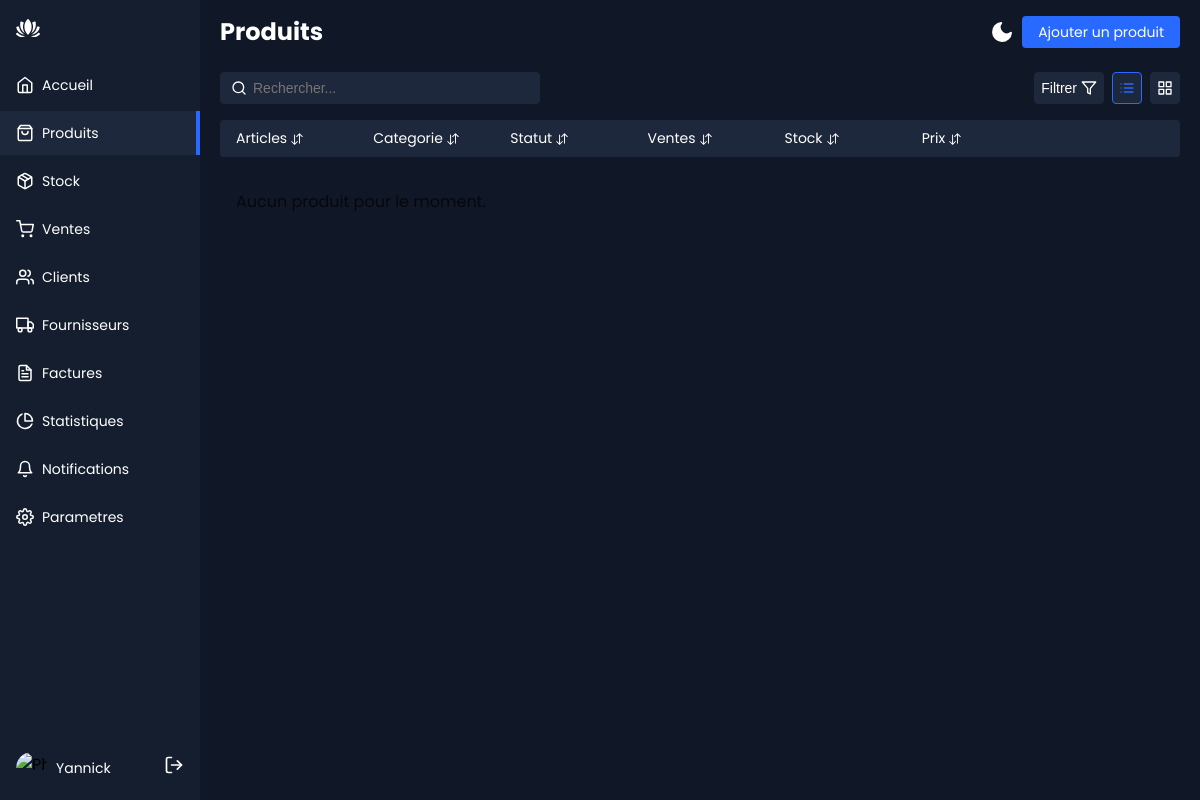
The page /produits/ (signed in) on the database as committed earlier.
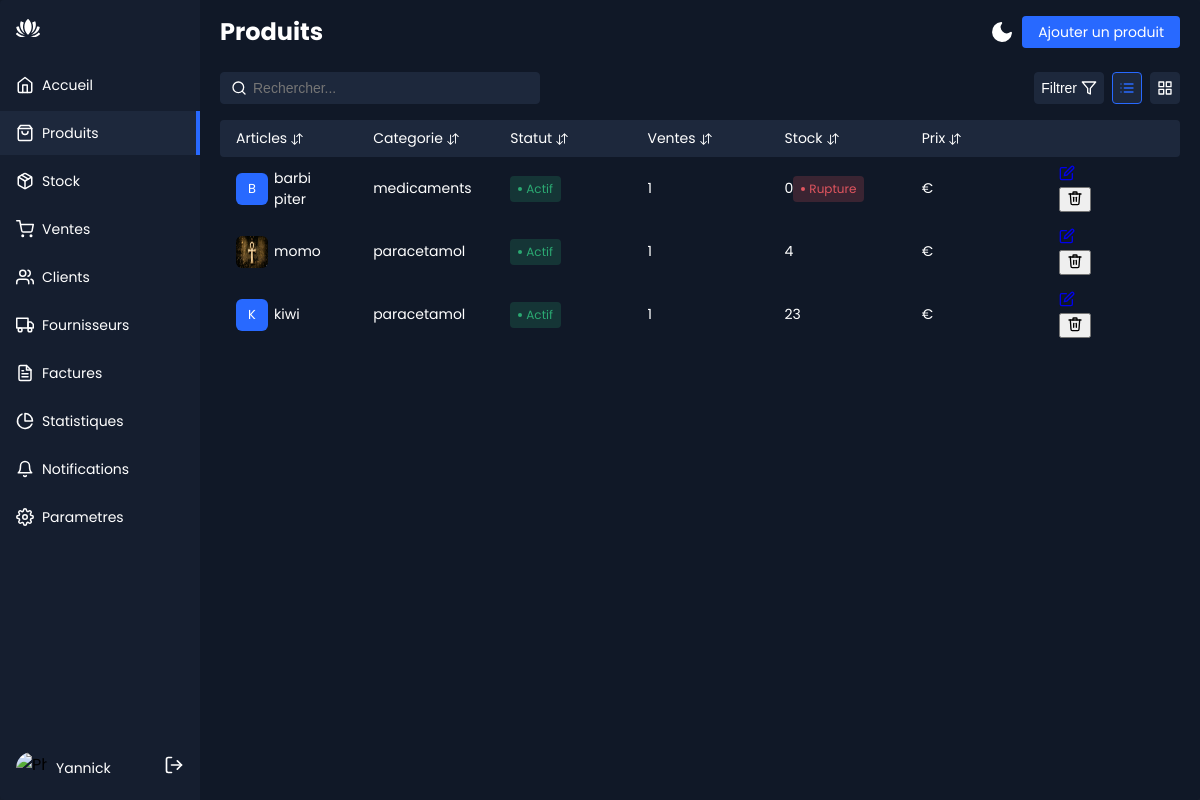
The same page on the database as committed later.
### Produits/models.py (models this page shows, shortened)
class Produit(models.Model):
    nom = models.CharField("nom du produit", max_length=100, unique=True)
    description = models.TextField("description", blank=True)
    prix_de_vente = models.DecimalField("prix de vente", max_digits=10, decimal_places=2, validators=[MinValueValidator(0)])
    prix_achat = models.DecimalField("prix d'achat", max_digits=10, decimal_places=2, default=0, validators=[MinValueValidator(0)], blank=True, null=True)
    quantite = models.PositiveIntegerField("quantité en stock", default=0, validators=[MinValueValidator(0)])
    stock = models.PositiveIntegerField("stock", default=0, validators=[MinValueValidator(0)])
    seuil_alerte = models.PositiveIntegerField("seuil d'alerte", default=0, validators=[MinValueValidator(0)])
    numero_de_lot = models.CharField("numéro de lot", max_length=100, blank=True)
    date_de_peremption = models.DateField("date de péremption", null=True, blank=True)
    image = models.ImageField("image du produit", upload_to='produits/', null=True, blank=True)
    categorie = models.ForeignKey(Categorie, on_delete=models.PROTECT, related_name='produits')
    fournisseur = models.ForeignKey(Fournisseur, on_delete=models.SET_NULL, null=True, blank=True, related_name='produits')
    actif = models.BooleanField("actif", default=True)
    class Meta:
        ordering = ['nom']
    @property
    def en_rupture(self):
        return self.stock == 0
    @property
    def stock_faible(self):
        return 0 < self.stock <= self.seuil_alerte

class Categorie(models.Model):
    nom = models.CharField(max_length=100, unique=True)
    class Meta:
        verbose_name = "categorie"
        verbose_name_plural = "categories"

### Produits/views.py (the view)
# urls.py: path('produits/', views.produits_liste, name='produits_liste'),
@login_required
def produits_liste(request):
    produits = Produit.objects.select_related('categorie').annotate(   # Utilisation de select_related pour optimiser la requête
        total_ventes=Sum('lignes_vente__quantite')
    )
    return render(request, 'produits/liste.html', {'produits': produits})

### Produits/templates/produits/liste.html (shortened to what this page needs)
{% extends "base.html" %}
{% block content %}
  <div class="app-content-header">
    <h1 class="app-content-headerText">Produits</h1>
    {% include "partials/theme_switch.html" %}
    <a href="{% url 'produits_form' %}" class="app-content-headerButton">Ajouter un produit</a>
  </div>
  {% include "partials/products_toolbar.html" %}
  {% include "partials/products_table.html" %}
{% endblock %}

### Produits/templates/partials/products_table.html (shortened to what this page needs)
<div class="products-area-wrapper tableView">
  <div class="products-header">
    <div class="product-cell image">
      Articles
      <button class="sort-button">
      </button>
    </div>
    <div class="product-cell category">
      Categorie
      <button class="sort-button">
      </button>
    </div>
    <div class="product-cell status-cell">
      Statut
      <button class="sort-button">
      </button>
    </div>
    <div class="product-cell sales">
      Ventes
      <button class="sort-button">
      </button>
    </div>
    <div class="product-cell stock">
      Stock
      <button class="sort-button">
      </button>
    </div>
    <div class="product-cell price">
      Prix
      <button class="sort-button">
      </button>
    </div>
    <div class="product-cell actions"></div>
  </div>
  {% for produit in produits %}
  <div class="products-row">
    <div class="product-cell image">
      {% if produit.image %}
        <img src="{{ produit.image.url }}" alt="{{ produit.nom }}" />
      {% else %}
        <span class="product-thumb" style="width:32px;height:32px;border-radius:6px;margin-right:6px;background:var(--action-color);color:#fff;display:flex;align-items:center;justify-content:center;font-size:13px;flex-shrink:0;">{{ produit.nom|first|upper }}</span>
      {% endif %}
      <span>{{ produit.nom }}</span>
    </div>
    <div class="product-cell category"><span class="cell-label">Categorie:</span>{{ produit.categorie.nom|default:"—" }}</div>
    <div class="product-cell status-cell">
      {% if produit.actif %}
        <span class="status active">Actif</span>
      {% else %}
        <span class="status disabled">Desactive</span>
      {% endif %}
    </div>
    <div class="product-cell sales"><span class="cell-label">Ventes:</span>{{ produit.total_ventes|default:0 }}</div>
    <div class="product-cell stock">
      <span class="cell-label">Stock:</span>{{ produit.stock }}
      {% if produit.en_rupture %}
        <span class="status danger">Rupture</span>
      {% elif produit.stock_faible %}
        <span class="status warning">Faible</span>
      {% endif %}
    </div>
    <div class="product-cell price"><span class="cell-label">Prix:</span>{{ produit.prix }} €</div>
    <div class="product-cell actions">
      <div class="row-actions">
        <a href="{% url 'produits_edit' produit.pk %}" aria-label="Modifier {{ produit.nom }}">
        </a>
        {% if perms.products.delete_produit %}
        <form method="post" action="{% url 'produits_delete' produit.pk %}" onsubmit="return confirm('Supprimer {{ produit.nom|escapejs }} ?');">
          <button type="submit" class="danger" aria-label="Supprimer {{ produit.nom }}">
          </button>
        </form>
        {% endif %}
      </div>
    </div>
  </div>
  {% empty %}
  <p style="padding:16px;opacity:0.7;">Aucun produit pour le moment.</p>
  {% endfor %}
</div>

Rows that differ between the two databases and show on the page:
added Produit: nom|first "B", nom "barbi piter", categorie.nom "medicaments", actif "Actif", total_ventes "1", stock "0", shows "Rupture"
added Produit: image (picture), nom "momo", categorie.nom "paracetamol", actif "Actif", total_ventes "1", stock "4"
added Produit: nom|first "K", nom "kiwi", categorie.nom "paracetamol", actif "Actif", total_ventes "1", stock "23"
